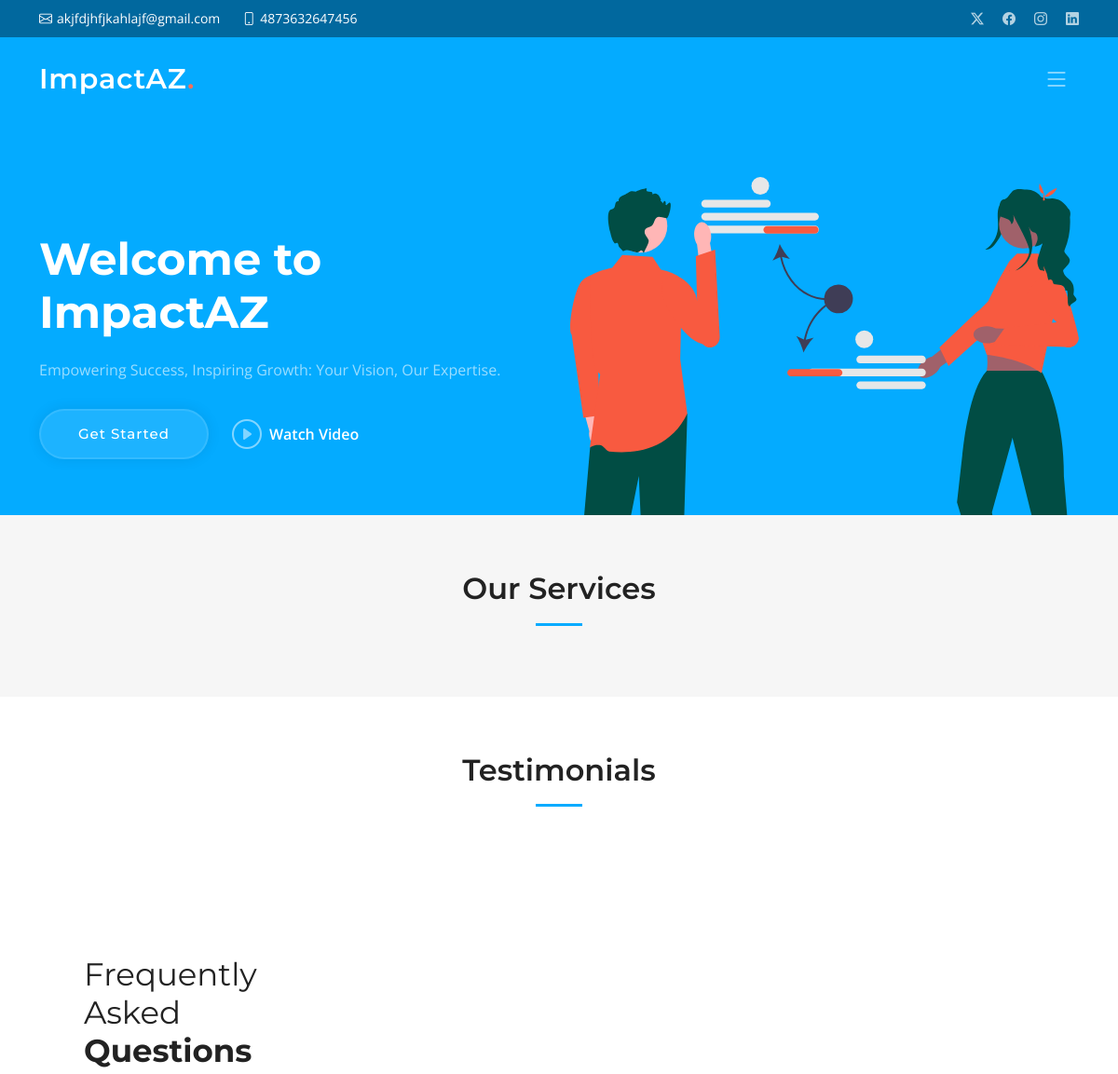
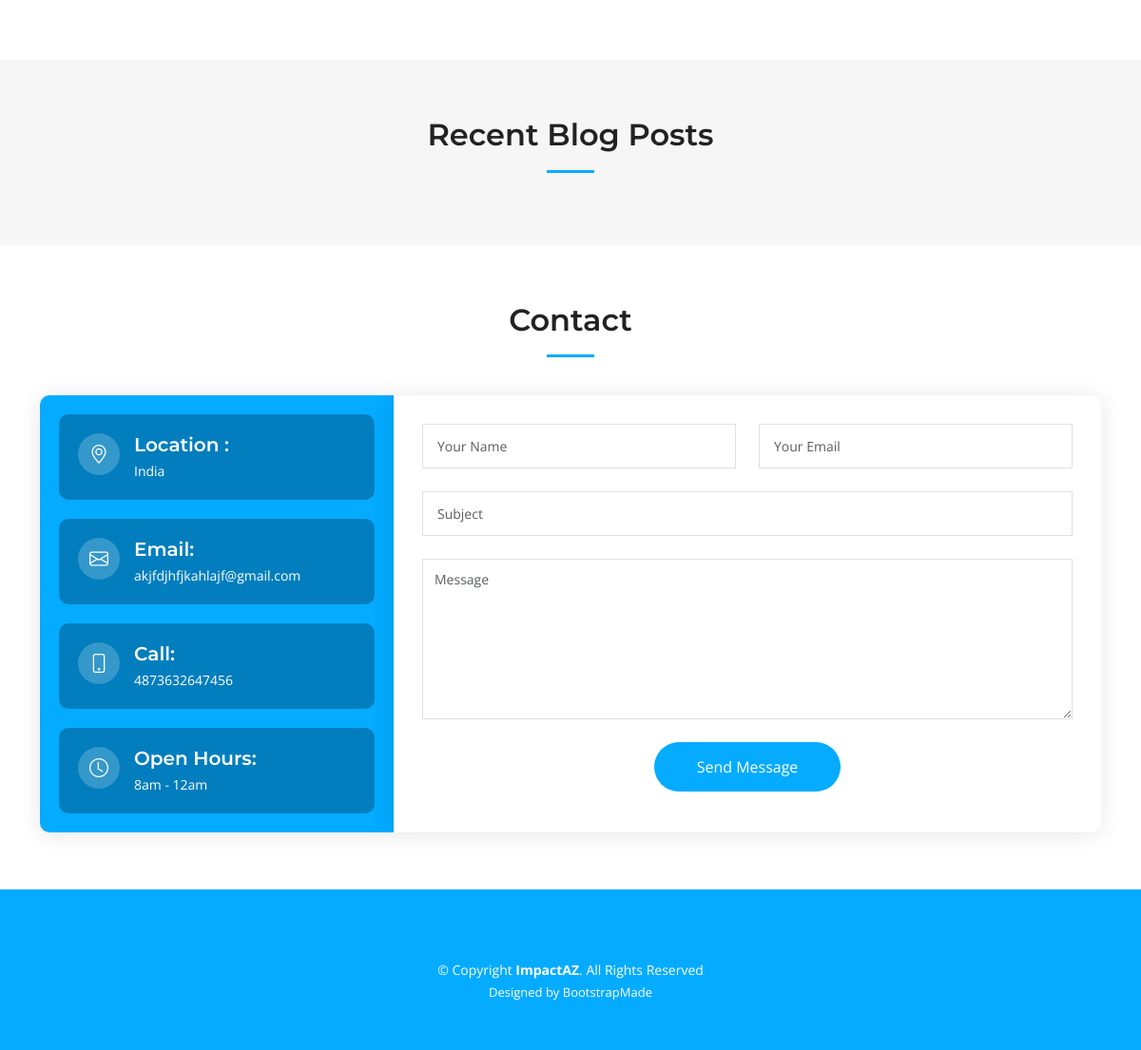
The app's page /, older data (2 pictures, top to bottom).
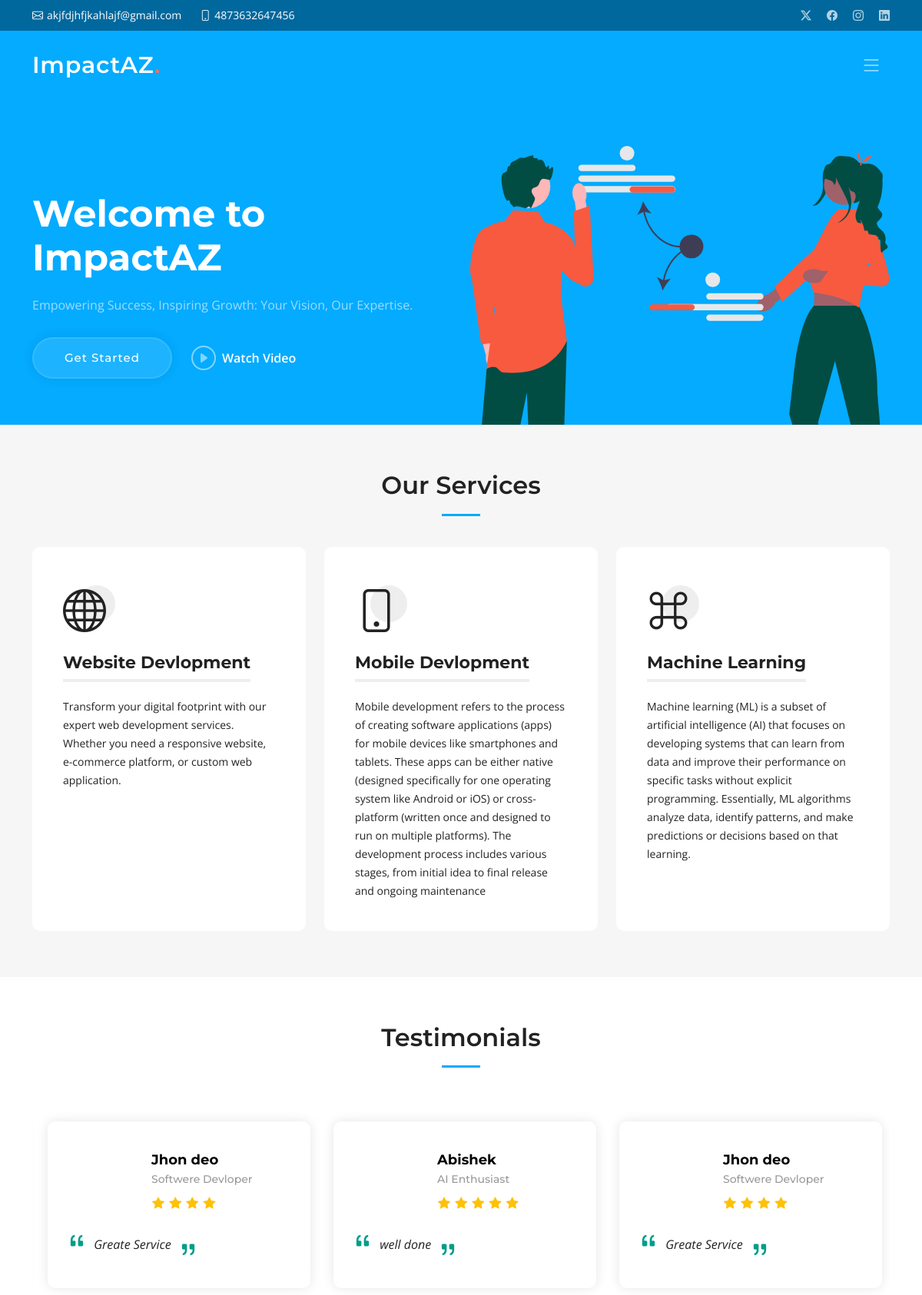
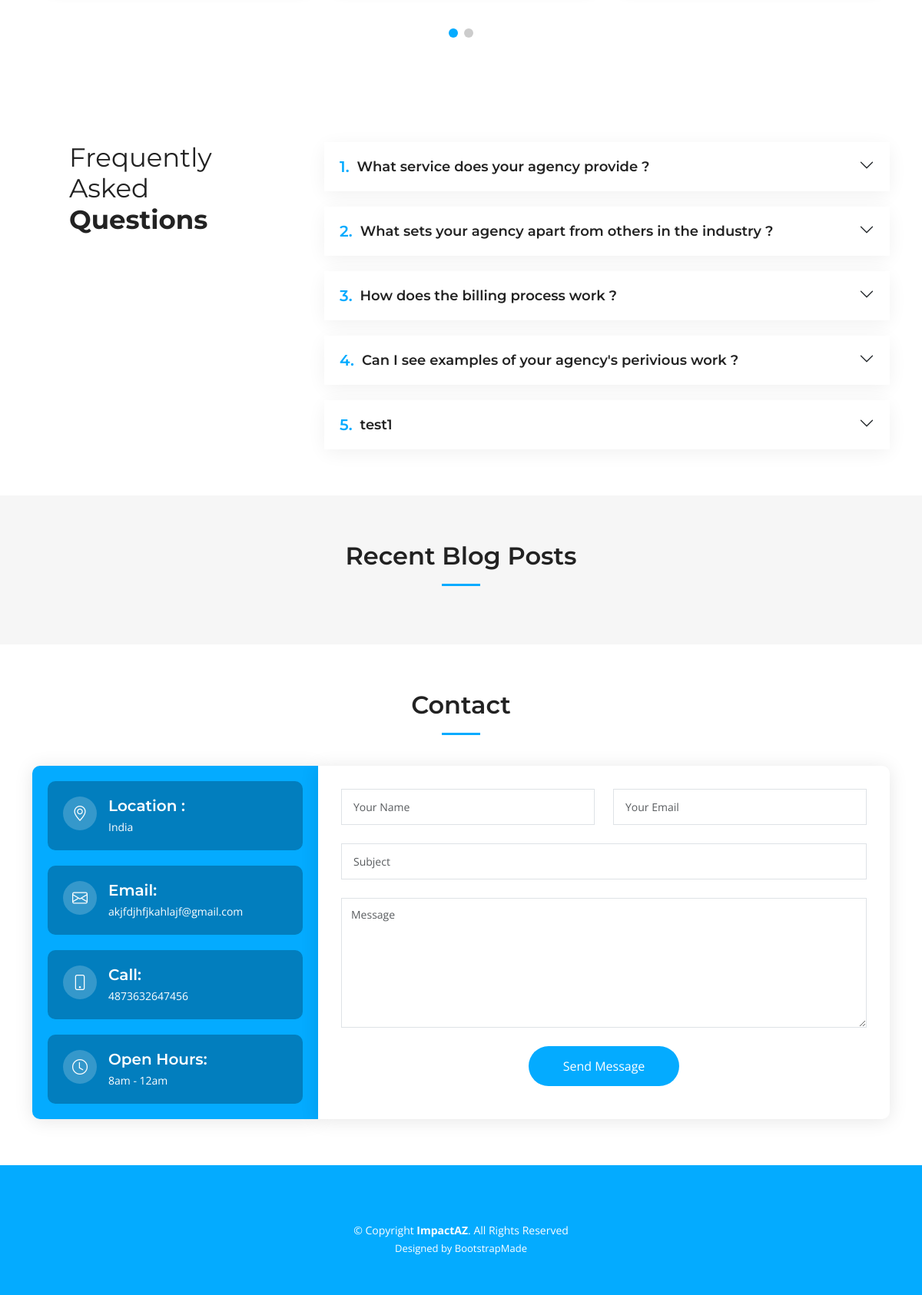
The same page, newer data (2 pictures, top to bottom).
### app/models.py (models this page shows, shortened)
class GeneralInfo(models.Model):
    company_name = models.CharField(max_length=300 ,default=" Company ")
    location = models.CharField(max_length=300)
    email = models.EmailField()
    phone = models.CharField(max_length=20)  # Increased max_length for international numbers
    open_hours = models.CharField(max_length=100, blank=True, null=True)
    video_url = models.URLField(blank=True, null=True)
    twitter_url = models.URLField(blank=True, null=True)
    facebook_url = models.URLField(blank=True, null=True)
    instagram_url = models.URLField(blank=True, null=True)
    linkedin_url = models.URLField(blank=True, null=True)

class Service(models.Model):
    icon = models.CharField(max_length=50,blank=True, null=True)
    tittle = models.CharField(max_length=150 , unique=True)
    description = models.TextField()
    def __str__(self):
        return self.tittle

class Testinomial(models.Model):
    user_image = models.CharField(max_length=255, blank=True, null=True)
    star_count = [
        (1, 'One'),
        (2, 'Two'),
        (3, 'Three'),
        (4, 'Four'),
        (5, 'Five'),
    ]
    rating_count = models.IntegerField(choices=star_count )
    user_name = models.CharField(max_length=100)
    user_job_title = models.CharField(max_length=100)
    review = models.TextField()
    def __str__(self):
        return f"{self.user_name} - {self.user_job_title}"

class FrequentlyAskedQuestion(models.Model):
    question = models.CharField(max_length=255)
    answer = models.TextField()
    def __str__(self):
        return self.question

### app/views.py (the view)
# urls.py: path('' ,index, name='home'),
def index(request):
   general_info = GeneralInfo.objects.first()
   services = Service.objects.all()
   testinomials = Testinomial.objects.all()
   faqs = FrequentlyAskedQuestion.objects.all()
   recent_blogs = Blog.objects.all().order_by('-created_at')[:3]  # Get the 3 most recent blogs
   for blog in recent_blogs:
       print(f"Blog : {blog }")
       print(f"blog.created_at : {blog.created_at }")
       print(f"blog.author : {blog.author }")
       print(f"blog.author.country : {blog.author.country }")
   context = {
       "location": general_info.location,
       "email": general_info.email,
       "phone": general_info.phone,
       "company_name": general_info.company_name,
       "open_hours": general_info.open_hours,
       "video_url": general_info.video_url,
       "twitter_url":general_info.twitter_url,
       "facebook_url":general_info.facebook_url,
       "instagram_url":general_info.instagram_url,
       "linkedin_url":general_info.linkedin_url,
       "services" : services,
       "testinomials" : testinomials,
       "faqs" : faqs,
       "recent_blogs": recent_blogs,
   }
   print(f"Context : { context }")
   return render(request, "index.html", context)

### templates/index.html (shortened to what this page needs)
{% extends 'assets/main.html' %}
{% load static %}
{% block mainContent %}
    <section id="services" class="services sections-bg">
      <div class="container" data-aos="fade-up">
        <div class="section-header">
          <h2>Our Services</h2>
        </div>
        <div class="row gy-4" data-aos="fade-up" data-aos-delay="100">
          {% for service in services %}
            <div class="col-lg-4 col-md-6">
              <div class="service-item  position-relative">
                <div class="icon">
                  <i class="{{service.icon}}"></i>
                </div>
                <h3>{{service.tittle}}</h3>
                <p>{{service.description}}</p>
              </div>
            </div>
          {% endfor %}
    </section>
    <section id="testimonials" class="testimonials">
      <div class="container" data-aos="fade-up">
        <div class="section-header">
          <h2>Testimonials</h2>
        </div>
        <div class="slides-3 swiper" data-aos="fade-up" data-aos-delay="100">
          <div class="swiper-wrapper">
            {% for testimonial in testinomials %}
              <div class="swiper-slide">
                <div class="testimonial-wrap">
                  <div class="testimonial-item">
                    <div class="d-flex align-items-center">
                      <div>
                        <h3>{{testimonial.user_name}}</h3>
                        <h4>{{testimonial.user_job_title}}</h4>
                        <div class="stars">
                          {% for i in ""|ljust:testimonial.rating_count %}
                            <i class="bi bi-star-fill"></i>
                          {% endfor %}
                        </div>
                      </div>
                    </div>
                    <p>
                      <i class="bi bi-quote quote-icon-left"></i>
                      {{testimonial.review}}
                      <i class="bi bi-quote quote-icon-right"></i>
                    </p>
                  </div>
                </div>
              </div>
            {% endfor %}
          </div>
          <div class="swiper-pagination"></div>
        </div>
      </div>
    </section>
    <section id="faq" class="faq">
      <div class="container" data-aos="fade-up">
        <div class="row gy-4">
          <div class="col-lg-4">
            <div class="content px-xl-5">
              <h3>Frequently Asked <strong>Questions</strong></h3>
            </div>
          </div>
          <div class="col-lg-8">
            <div class="accordion accordion-flush" id="faqlist" data-aos="fade-up" data-aos-delay="100">
              {% for faq in faqs %}
                <div class="accordion-item">
                  <h3 class="accordion-header">
                    <button class="accordion-button collapsed" type="button" data-bs-toggle="collapse" data-bs-target="#faq-content-{{forloop.counter}}">
                      <span class="num">{{forloop.counter}}.</span>
                      {{faq.question}}
                    </button>
                  </h3>
                </div>
              {% endfor %}
            </div>
          </div>
        </div>
      </div>
    </section>
    <section id="recent-posts" class="recent-posts sections-bg">
      <div class="container" data-aos="fade-up">
        <div class="section-header">
          <h2>Recent Blog Posts</h2>
        </div>
      </div>
    </section>
    <section id="contact" class="contact">
      <div class="container" data-aos="fade-up">
        <div class="section-header">
          <h2>Contact</h2>
        </div>
        <div class="row gx-lg-0 gy-4">
          <div class="col-lg-4">
            <div class="info-container d-flex flex-column align-items-center justify-content-center">
              <div class="info-item d-flex">
                <i class="bi bi-geo-alt flex-shrink-0"></i>
                <div>
                  <h4>Location :</h4>
                  <p>{{location}}</p>
                </div>
              </div>
              <div class="info-item d-flex">
                <i class="bi bi-envelope flex-shrink-0"></i>
                <div>
                  <h4>Email:</h4>
                  <p>{{email}}</p>
                </div>
              </div>
              <div class="info-item d-flex">
                <i class="bi bi-phone flex-shrink-0"></i>
                <div>
                  <h4>Call:</h4>
                  <p>{{phone}}</p>
                </div>
              </div>
              <div class="info-item d-flex">
                <i class="bi bi-clock flex-shrink-0"></i>
                <div>
                  <h4>Open Hours:</h4>
                  <p>{{open_hours}}</p>
                </div>
              </div>
            </div>
          </div>
          <div class="col-lg-8">
            <form action="{% url 'contact_form' %}" method="post" role="form" class="php-email-form">
              <div class="row">
                <div class="col-md-6 form-group">
                  <input type="text" name="name" class="form-control" id="name" placeholder="Your Name" required>
                </div>
                <div class="col-md-6 form-group mt-3 mt-md-0">
                  <input type="email" class="form-control" name="email" id="email" placeholder="Your Email" required>
                </div>
              </div>
              <div class="form-group mt-3">
                <input type="text" class="form-control" name="subject" id="subject" placeholder="Subject" required>
              </div>
              <div class="form-group mt-3">
                <textarea class="form-control" name="message" rows="7" placeholder="Message" required></textarea>
              </div>
              <div class="text-center"><button type="submit">Send Message</button></div>
            </form>
          </div>
        </div>
      </div>
    </section>
{% endblock mainContent %}

### templates/assets/main.html (shortened to what this page needs)
{% load static %}
<!DOCTYPE html>
<html lang="en">
<head>
  <link href="{% static 'assets/vendor/bootstrap/css/bootstrap.min.css' %}" rel="stylesheet">
  <link href="{% static 'assets/vendor/bootstrap-icons/bootstrap-icons.css' %}" rel="stylesheet">
  <link href="{% static 'assets/vendor/aos/aos.css' %}" rel="stylesheet">
  <link href="{% static 'assets/vendor/glightbox/css/glightbox.min.css' %}" rel="stylesheet">
  <link href="{% static 'assets/vendor/swiper/swiper-bundle.min.css' %}" rel="stylesheet">
  <link href="{% static 'assets/css/main.css' %}" rel="stylesheet">
</head>
<body>
  {% include 'assets/header.html' %}
  <section id="hero" class="hero">
    <div class="container position-relative">
      <div class="row gy-5" data-aos="fade-in">
        <div class="col-lg-6 order-2 order-lg-1 d-flex flex-column justify-content-center text-center text-lg-start">
          <h2>Welcome to <span>{{company_name}}</span></h2>
          <p>Empowering Success, Inspiring Growth: Your Vision, Our Expertise.</p>
          <div class="d-flex justify-content-center justify-content-lg-start">
            <a href="#services" class="btn-get-started">Get Started</a>
            <a href="{{video_url}}" class="glightbox btn-watch-video d-flex align-items-center"><i class="bi bi-play-circle"></i><span>Watch Video</span></a>
          </div>
        </div>
        <div class="col-lg-6 order-1 order-lg-2">
          <img src="{% static 'assets/img/hero-img.svg' %}" class="img-fluid" alt="" data-aos="zoom-out" data-aos-delay="100">
        </div>
      </div>
    </div>
  </section>
  <main id="main">
    {% block mainContent %}
    {% endblock mainContent %}
  </main>
   {% include 'assets/footer.html' %}
</body>
</html>

### templates/assets/header.html (shortened to what this page needs)
{% load static %}
  <section id="topbar" class="topbar d-flex align-items-center">
    <div class="container d-flex justify-content-center justify-content-md-between">
      <div class="contact-info d-flex align-items-center">
        <i class="bi bi-envelope d-flex align-items-center"><a href="mailto:{{email}}">{{email}}</a></i>
        <i class="bi bi-phone d-flex align-items-center ms-4"><span>{{phone}}</span></i>
      </div>
      <div class="social-links d-none d-md-flex align-items-center">
        <a href="{{twitter}}" class="twitter"><i class="bi bi-twitter-x"></i></a>
        <a href="{{twitter}}" class="facebook"><i class="bi bi-facebook"></i></a>
        <a href="{{twitter}}" class="instagram"><i class="bi bi-instagram"></i></a>
        <a href="{{twitter}}" class="linkedin"><i class="bi bi-linkedin"></i></i></a>
      </div>
    </div>
  </section>
  <header id="header" class="header d-flex align-items-center">
    <div class="container-fluid container-xl d-flex align-items-center justify-content-between">
      <a href="index.html" class="logo d-flex align-items-center">
        <h1>{{company_name}}<span>.</span></h1>
      </a>
      <i class="mobile-nav-toggle mobile-nav-show bi bi-list"></i>
    </div>
  </header>

### templates/assets/footer.html
{% load static %}
  <footer id="footer" class="footer">
    <div class="container mt-4">
      <div class="copyright">
        &copy; Copyright <strong><span>{{company_name}}</span></strong>. All Rights Reserved
      </div>
      <div class="credits">
        Designed by <a href="https://bootstrapmade.com/">BootstrapMade</a>
      </div>
    </div>
  </footer>

Row changes from the older to the newer data that the page shows:
added Service: tittle "Website Devlopment", description "Transform your digital footprint with our expert web development services. Whether you need a responsive website, e-commerce platform, or custom web application."
added Service: tittle "Mobile Devlopment", description "Mobile development refers to the process of creating software applications (apps) for mobile devices like smartphones and tablets. These apps can be either native (designed specifically for one operating system like Android or iOS) or cross-platform (written once and designed to run on multiple platforms). The development process includes various stages, from initial idea to final release and ongoing maintenance"
added Service: tittle "Machine Learning", description "Machine learning (ML) is a subset of artificial intelligence (AI) that focuses on developing systems that can learn from data and improve their performance on specific tasks without explicit programming. Essentially, ML algorithms analyze data, identify patterns, and make predictions or decisions based on that learning."
added Testinomial: user_name "Jhon deo", user_job_title "Softwere Devloper", rating_count 4 (drawn), review "Greate Service"
added Testinomial: user_name "Abishek", user_job_title "AI Enthusiast", rating_count 5 (drawn), review "well done"
added FrequentlyAskedQuestion: question "What service does your agency provide ?"
added FrequentlyAskedQuestion: question "What sets your agency apart from others in the industry ?"
added FrequentlyAskedQuestion: question "How does the billing process work ?"
added FrequentlyAskedQuestion: question "Can I see examples of your agency's perivious work ?"
added FrequentlyAskedQuestion: question "test1"
